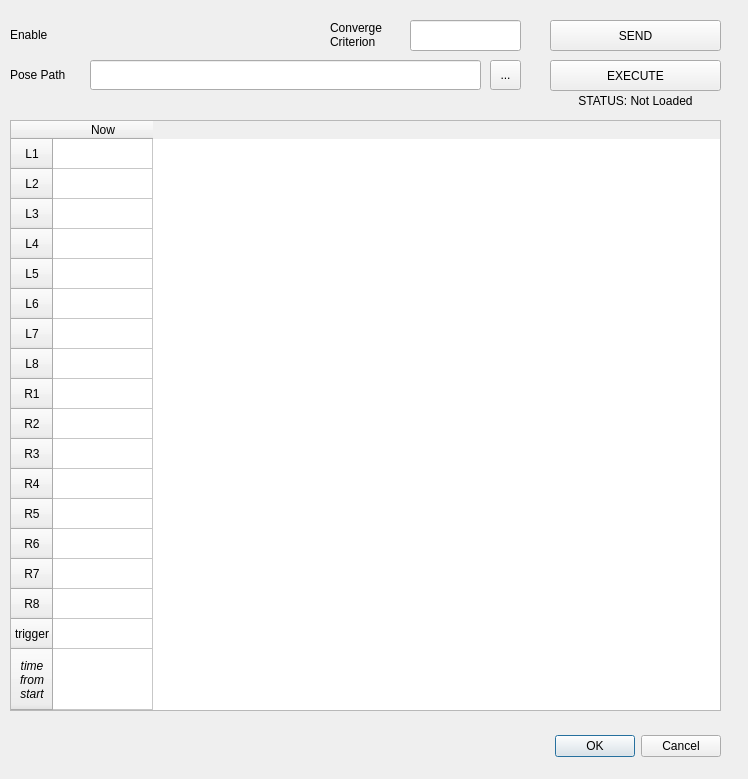
<?xml version="1.0" encoding="UTF-8"?>
<ui version="4.0">
 <class>Dialog</class>
 <widget class="QDialog" name="Dialog">
  <property name="geometry">
   <rect>
    <x>0</x>
    <y>0</y>
    <width>748</width>
    <height>779</height>
   </rect>
  </property>
  <property name="windowTitle">
   <string>Pose Iterator</string>
  </property>
  <widget class="QDialogButtonBox" name="buttonBox">
   <property name="geometry">
    <rect>
     <x>380</x>
     <y>730</y>
     <width>341</width>
     <height>32</height>
    </rect>
   </property>
   <property name="orientation">
    <enum>Qt::Orientation::Horizontal</enum>
   </property>
   <property name="standardButtons">
    <set>QDialogButtonBox::StandardButton::Cancel|QDialogButtonBox::StandardButton::Ok</set>
   </property>
  </widget>
  <widget class="QTableWidget" name="iterTable">
   <property name="geometry">
    <rect>
     <x>10</x>
     <y>120</y>
     <width>711</width>
     <height>591</height>
    </rect>
   </property>
   <property name="focusPolicy">
    <enum>Qt::FocusPolicy::NoFocus</enum>
   </property>
   <property name="verticalScrollBarPolicy">
    <enum>Qt::ScrollBarPolicy::ScrollBarAlwaysOff</enum>
   </property>
   <property name="horizontalScrollBarPolicy">
    <enum>Qt::ScrollBarPolicy::ScrollBarAlwaysOff</enum>
   </property>
   <property name="editTriggers">
    <set>QAbstractItemView::EditTrigger::NoEditTriggers</set>
   </property>
   <property name="selectionMode">
    <enum>QAbstractItemView::SelectionMode::NoSelection</enum>
   </property>
   <property name="selectionBehavior">
    <enum>QAbstractItemView::SelectionBehavior::SelectColumns</enum>
   </property>
   <attribute name="verticalHeaderStretchLastSection">
    <bool>true</bool>
   </attribute>
   <row>
    <property name="text">
     <string>L1</string>
    </property>
    <property name="textAlignment">
     <set>AlignCenter</set>
    </property>
   </row>
   <row>
    <property name="text">
     <string>L2</string>
    </property>
    <property name="textAlignment">
     <set>AlignCenter</set>
    </property>
   </row>
   <row>
    <property name="text">
     <string>L3</string>
    </property>
    <property name="textAlignment">
     <set>AlignCenter</set>
    </property>
   </row>
   <row>
    <property name="text">
     <string>L4</string>
    </property>
    <property name="textAlignment">
     <set>AlignCenter</set>
    </property>
   </row>
   <row>
    <property name="text">
     <string>L5</string>
    </property>
    <property name="textAlignment">
     <set>AlignCenter</set>
    </property>
   </row>
   <row>
    <property name="text">
     <string>L6</string>
    </property>
    <property name="textAlignment">
     <set>AlignCenter</set>
    </property>
   </row>
   <row>
    <property name="text">
     <string>L7</string>
    </property>
    <property name="textAlignment">
     <set>AlignCenter</set>
    </property>
   </row>
   <row>
    <property name="text">
     <string>L8</string>
    </property>
    <property name="textAlignment">
     <set>AlignCenter</set>
    </property>
   </row>
   <row>
    <property name="text">
     <string>R1</string>
    </property>
    <property name="textAlignment">
     <set>AlignCenter</set>
    </property>
   </row>
   <row>
    <property name="text">
     <string>R2</string>
    </property>
    <property name="textAlignment">
     <set>AlignCenter</set>
    </property>
   </row>
   <row>
    <property name="text">
     <string>R3</string>
    </property>
    <property name="textAlignment">
     <set>AlignCenter</set>
    </property>
   </row>
   <row>
    <property name="text">
     <string>R4</string>
    </property>
    <property name="textAlignment">
     <set>AlignCenter</set>
    </property>
   </row>
   <row>
    <property name="text">
     <string>R5</string>
    </property>
    <property name="textAlignment">
     <set>AlignCenter</set>
    </property>
   </row>
   <row>
    <property name="text">
     <string>R6</string>
    </property>
    <property name="textAlignment">
     <set>AlignCenter</set>
    </property>
   </row>
   <row>
    <property name="text">
     <string>R7</string>
    </property>
    <property name="textAlignment">
     <set>AlignCenter</set>
    </property>
   </row>
   <row>
    <property name="text">
     <string>R8</string>
    </property>
    <property name="textAlignment">
     <set>AlignCenter</set>
    </property>
   </row>
   <row>
    <property name="text">
     <string>trigger</string>
    </property>
    <property name="textAlignment">
     <set>AlignCenter</set>
    </property>
   </row>
   <row>
    <property name="text">
     <string>time
from
start</string>
    </property>
    <property name="font">
     <font>
      <italic>true</italic>
     </font>
    </property>
    <property name="textAlignment">
     <set>AlignCenter</set>
    </property>
   </row>
   <column>
    <property name="text">
     <string>Now</string>
    </property>
   </column>
  </widget>
  <widget class="QLabel" name="label">
   <property name="geometry">
    <rect>
     <x>10</x>
     <y>60</y>
     <width>67</width>
     <height>30</height>
    </rect>
   </property>
   <property name="text">
    <string>Pose Path</string>
   </property>
  </widget>
  <widget class="QLineEdit" name="posePathLineEdit">
   <property name="geometry">
    <rect>
     <x>90</x>
     <y>60</y>
     <width>391</width>
     <height>30</height>
    </rect>
   </property>
  </widget>
  <widget class="QToolButton" name="posePathBtn">
   <property name="geometry">
    <rect>
     <x>490</x>
     <y>60</y>
     <width>31</width>
     <height>30</height>
    </rect>
   </property>
   <property name="text">
    <string>...</string>
   </property>
  </widget>
  <widget class="QPushButton" name="enabledBtn">
   <property name="enabled">
    <bool>true</bool>
   </property>
   <property name="geometry">
    <rect>
     <x>80</x>
     <y>20</y>
     <width>41</width>
     <height>30</height>
    </rect>
   </property>
   <property name="sizePolicy">
    <sizepolicy hsizetype="Minimum" vsizetype="Fixed">
     <horstretch>0</horstretch>
     <verstretch>0</verstretch>
    </sizepolicy>
   </property>
   <property name="minimumSize">
    <size>
     <width>41</width>
     <height>21</height>
    </size>
   </property>
   <property name="maximumSize">
    <size>
     <width>16777215</width>
     <height>16777215</height>
    </size>
   </property>
   <property name="baseSize">
    <size>
     <width>41</width>
     <height>21</height>
    </size>
   </property>
   <property name="styleSheet">
    <string notr="true">QPushButton{
	background-color: none;
	border-radius: 5%;
}</string>
   </property>
   <property name="text">
    <string/>
   </property>
   <property name="icon">
    <iconset resource="buttons.qrc">
     <normaloff>:/toggle/off</normaloff>
     <normalon>:/toggle/on</normalon>:/toggle/off</iconset>
   </property>
   <property name="iconSize">
    <size>
     <width>41</width>
     <height>40</height>
    </size>
   </property>
   <property name="checkable">
    <bool>true</bool>
   </property>
   <property name="checked">
    <bool>false</bool>
   </property>
  </widget>
  <widget class="QLabel" name="label_2">
   <property name="geometry">
    <rect>
     <x>10</x>
     <y>20</y>
     <width>61</width>
     <height>30</height>
    </rect>
   </property>
   <property name="text">
    <string>Enable</string>
   </property>
  </widget>
  <widget class="QPushButton" name="sendBtn">
   <property name="geometry">
    <rect>
     <x>550</x>
     <y>20</y>
     <width>171</width>
     <height>31</height>
    </rect>
   </property>
   <property name="text">
    <string>SEND</string>
   </property>
  </widget>
  <widget class="QLineEdit" name="convCritLineEdit">
   <property name="geometry">
    <rect>
     <x>410</x>
     <y>20</y>
     <width>111</width>
     <height>31</height>
    </rect>
   </property>
  </widget>
  <widget class="QLabel" name="label_4">
   <property name="geometry">
    <rect>
     <x>330</x>
     <y>20</y>
     <width>81</width>
     <height>30</height>
    </rect>
   </property>
   <property name="text">
    <string>Converge
Criterion</string>
   </property>
  </widget>
  <widget class="QPushButton" name="execBtn">
   <property name="geometry">
    <rect>
     <x>550</x>
     <y>60</y>
     <width>171</width>
     <height>31</height>
    </rect>
   </property>
   <property name="text">
    <string>EXECUTE</string>
   </property>
  </widget>
  <widget class="QLabel" name="statusLabel">
   <property name="geometry">
    <rect>
     <x>550</x>
     <y>90</y>
     <width>171</width>
     <height>21</height>
    </rect>
   </property>
   <property name="text">
    <string>STATUS: Not Loaded</string>
   </property>
   <property name="textFormat">
    <enum>Qt::TextFormat::MarkdownText</enum>
   </property>
   <property name="alignment">
    <set>Qt::AlignmentFlag::AlignCenter</set>
   </property>
  </widget>
 </widget>
 <resources>
  <include location="buttons.qrc"/>
 </resources>
 <connections>
  <connection>
   <sender>buttonBox</sender>
   <signal>rejected()</signal>
   <receiver>Dialog</receiver>
   <slot>reject()</slot>
   <hints>
    <hint type="sourcelabel">
     <x>316</x>
     <y>260</y>
    </hint>
    <hint type="destinationlabel">
     <x>286</x>
     <y>274</y>
    </hint>
   </hints>
  </connection>
 </connections>
</ui>
